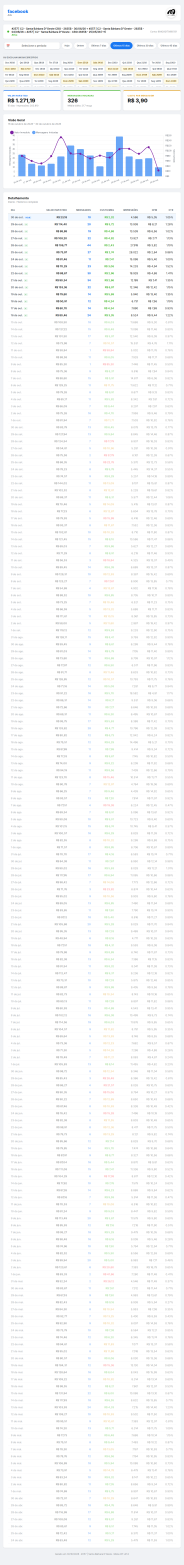
#> input picture relatorio_braga_257_santa_barbara_doeste_257.png, 920 x 7825 px, given in place of Logo Dbout.png, which was not available (shown at 1/5 size)
$ python gerar_relatorios_todos_v2.py relatorio_braga_257_santa_barbara_doeste_257.png
#> lines starting #> are read from the running program, lines starting #| are printed output that depends on the picture; after the words box and inside, x2 and y2 are one past the last pixel; in counts of white or black regions, pixels touching at a corner belong together; pictures that were not available may be replaced by others from this repository, and a replacement may not be noted
#!/usr/bin/env /Library/Frameworks/Python.framework/Versions/3.14/bin/python3
"""
gerar_relatorios_todos_v2.py
Gera/atualiza relatórios HTML + screenshots para TODOS os gestores.
Últimos 15 dias de dados. Commit + push automático ao final.

Uso:
  python3 gerar_relatorios_todos_v2.py                  # todos
  python3 gerar_relatorios_todos_v2.py --gestor braga   # só Thiago Braga
  python3 gerar_relatorios_todos_v2.py --gestor igor
  python3 gerar_relatorios_todos_v2.py --gestor milena  # Giovanni Azzi
  python3 gerar_relatorios_todos_v2.py --gestor bueno
  python3 gerar_relatorios_todos_v2.py --gestor mota
  python3 gerar_relatorios_todos_v2.py --gestor victor
  python3 gerar_relatorios_todos_v2.py --test "177 - Águas Lindas de Goiás"
"""

import os, re, sys, json, time, base64, subprocess, unicodedata
import http.server, threading, requests, socket
from datetime import date, timedelta
from pathlib import Path
from dotenv import load_dotenv

# ─── CONFIG ───────────────────────────────────────────────────────────────────
BASE_DIR  = Path(os.environ.get("PROJECT_DIR", "/Users/alexrangelalves/Downloads/Conexão mtds"))
LOGO_PATH = Path(os.environ.get("LOGO_PATH", str(BASE_DIR / "Logo Dbout.png")))
load_dotenv(dotenv_path=BASE_DIR / ".env")

META_TOKEN    = os.getenv("META_ACCESS_TOKEN")
META_BASE     = "https://graph.facebook.com/v21.0"
NOTION_TOKEN  = os.getenv("NOTION_TOKEN", "")
NOTION_DB_ID  = "115e97e8e1368028b3c1fe0a465f8b07"   # Data Base de Tudo [BACKUP]
NOTION_BASE   = "https://api.notion.com/v1"
GH_PAGES_BASE = "https://manualdotrafego.github.io/ranking-gestores-trafego"
LOCAL_PORT    = 0   # 0 = escolhe porta livre automaticamente

DAYS_BACK = 90   # janela móvel: mínimo 40 dias de histórico navegável
DEFAULT_DISPLAY = 15   # fallback (não usado quando FIXED_RANGE ativo)
# Período fixo de exibição padrão nos relatórios
FIXED_SINCE = "2026-06-06"
FIXED_UNTIL = "2026-09-03"

# ─── CONTAS POR GESTOR ────────────────────────────────────────────────────────
GESTORES_ACCOUNTS = {
    "Thiago Braga": {
        "795680591769062",   # CT02 - Braga
        "350266333900752",   # CT03 - São José do Rio Preto
        "613666203841045",   # CT05 - Braga
        "1534753857104914",  # CDC Odontologia
        "627225619698621",   # Contagem
        "684292170965131",   # Dbout Aquec 02 CA01
        "1385771249133770",  # Dbout Aquec 02 CA02
        "1492720022172340",  # Dbout Aquec 02 CA03
        "784528807407228",   # Mirassol Orthodontic CA01
        "1221130892436075",  # MOGI/SUZANO CA01
        "945748271201968",   # CA 02 - RIO CLARO
        "1191172178527886",  # São José dos Campos Vilaça
    },
    "Igor Teixeira": {
        "5648874101844136",  # CT03 - Guaramirim
        "449000287288780",   # CT02 - Unaí
        "1181454115989018",  # CT03 - Fhilipe
        "1191525622298805",  # CT05 - DBOUT 02
        "412153471621510",   # CT02 - MJOLNIR
        "391009870578696",   # AQC 00
        "1583196522529565",  # CT01 - DRACO
        "1329276834986407",  # Orthodontic Aparecida Goiânia
        "566170923166415",   # Ortomais 1.1
        "1132321672289497",  # Brasil Odontologia Rio do Sul
    },
    "Giovanni Azzi": {
        "929466455169259",   # C.A 01 MKT DBOUT - MILENA
        "1085576095862723",  # C.A 02 MKT DBOUT - MILENA
        "1092388468506879",  # C.A 03 MKT DBOUT - MILENA
        "8918374284933128",  # C.A 04 MKT DBOUT - MILENA
        "821690284057436",   # C.A 05 MKT DBOUT - MILENA
        "1256638916269263",  # C.A 06 MKT DBOUT - MILENA
    },
    "Victor Coutinho": {
        "816831793052077",   # CT01 - Victor
        "1145079426101184",  # CT02 - Victor
        "1229765484942576",  # CA 04 - EQUITY+ Victor
    },
    "Gustavo Bueno": {
        "844368963369490",   # CT09 - BM04 - Closer Brasil
        "762767474947500",   # CT 01 - Mercado da Patrícia
        "514946917180994",   # CT08 - BM04 - Closer Brasil
        "646063993729347",   # CT10 - BM04 - Closer Brasil
        "1473069363640157",  # CT 03 - Operação Sorriso
        "1512288279712118",  # CT 01 - Operação Sorriso
        "1874417206315032",  # CT12 - BM04 Closer Brasil
        "3656827834577801",  # CT14 - BM04 Closer Brasil
        "421023317498662",   # CT13 - BM04 Closer Brasil
        "969549934748192",   # CT11 - BM04 Closer Brasil
        "3143685079159710",  # 01 Cayman - BM Carazinhosorrisoperfeito (Planaltina/GO #150)
    },
    "Gustavo Motta": {
        "5278613945567179",  # CT01 - BM02 - Mota
        "388602330121239",   # CT03 - BM02 - Mota
        "140805155678128",   # CT1 - Mota
        "959827441932943",   # CT04 - Cartão Cliente Pinhais
        "782257763801898",   # CT06 - Mota
        "716772110646661",   # CT07 - Dbout Mota (Formosa #652 etc.)
    },
}

ALL_VALID_ACCOUNTS = set()
for accounts in GESTORES_ACCOUNTS.values():
    ALL_VALID_ACCOUNTS |= accounts

# ID fixes: alguns registros Notion têm dígito a menos
ID_FIX = {
    "41215347621510":  "412153471621510",
    "11915262298805":  "1191525622298805",
}

# Mapeamento gestor Notion → chave GESTORES_ACCOUNTS
GESTOR_FILTER_MAP = {
    "braga":  "Thiago Braga",
    "igor":   "Igor Teixeira",
    "milena": "Giovanni Azzi",
    "gio":    "Giovanni Azzi",
    "bueno":  "Gustavo Bueno",
    "mota":   "Gustavo Motta",
    "victor": "Victor Coutinho",
}

# ─── HELPERS ──────────────────────────────────────────────────────────────────

def norm(t: str) -> str:
    t = unicodedata.normalize("NFKD", t)
    return "".join(c for c in t if not unicodedata.combining(c)).lower()

# [4 lines left out: function slugify, not called in this run]

def load_logo_b64() -> str:
    """Carrega logo, processa em círculo 120×120 e retorna base64 PNG."""
    try:
        from PIL import Image, ImageDraw
        import io as _io
        img = Image.open(LOGO_PATH).convert("RGBA")
        w, h = img.size
#> w = 920; h = 7825
        size = min(w, h)
#> size = 920
        img = img.crop(((w - size) // 2, (h - size) // 2,
                        (w - size) // 2 + size, (h - size) // 2 + size))
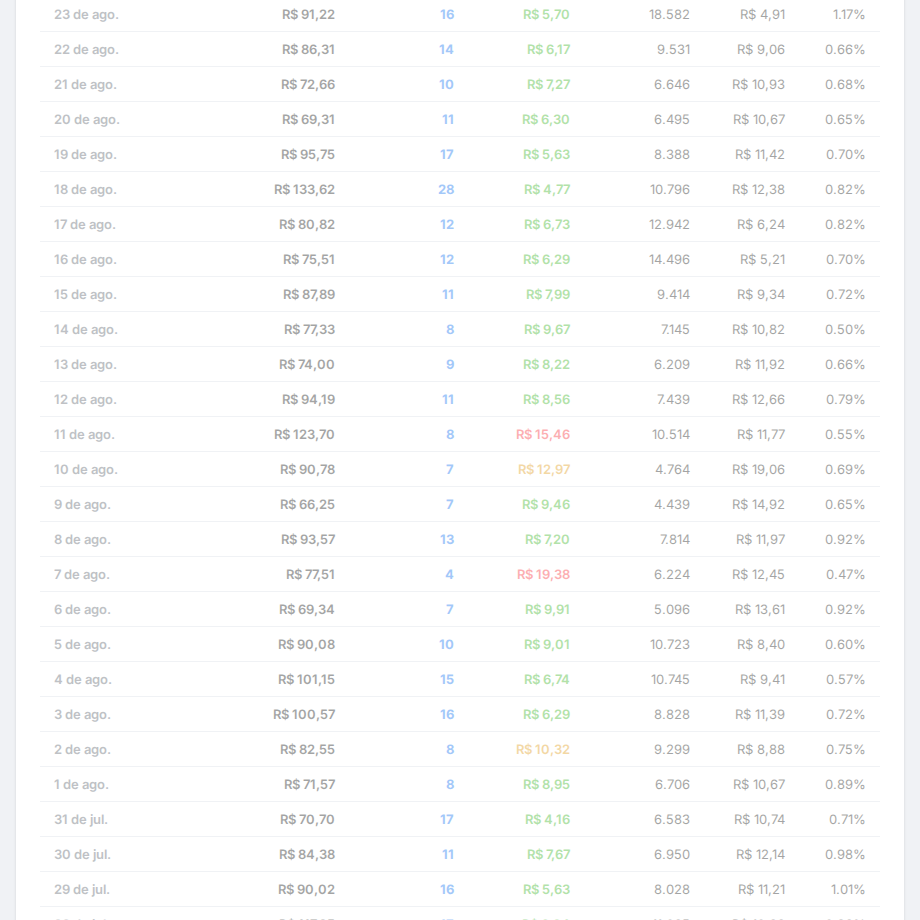
#> img: PIL image 920x920 RGBA; mean R, G, B, A 251.4, 251.8, 251.8, 255
        img = img.resize((120, 120), Image.LANCZOS)
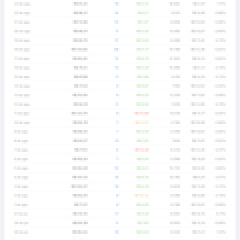
#> img: PIL image 120x120 RGBA (shown 2 times larger); mean R, G, B, A 251.2, 251.6, 251.6, 255
        mask = Image.new("L", (120, 120), 0)
#> mask: PIL image 120x120 L; every value is 0
        ImageDraw.Draw(mask).ellipse((0, 0, 119, 119), fill=255)
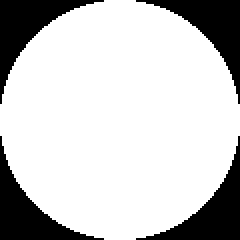
#> mask: PIL image 120x120 L (shown 2 times larger); 78.4% white; 4 black regions, box (x1, y1, x2, y2) and area: (0, 0, 52, 52) 776, (68, 0, 120, 52) 776, (0, 68, 52, 120) 776, (68, 68, 120, 120) 776
        out = Image.new("RGBA", (120, 120), (255, 255, 255, 0))
        out.paste(img, (0, 0), mask)
        buf = _io.BytesIO()
        out.save(buf, format="PNG")
        return base64.b64encode(buf.getvalue()).decode()
    except Exception:
        return ""

LOGO_B64 = load_logo_b64()

# [7 lines left out: function meta_get, not called in this run]

def notion_headers() -> dict:
    return {
        "Authorization": f"Bearer {NOTION_TOKEN}",
        "Notion-Version": "2022-06-28",
        "Content-Type":   "application/json",
    }

# ─── NOTION: BUSCAR PÁGINAS ───────────────────────────────────────────────────

def notion_get_pages(gestor_filter: str | None = None) -> list[dict]:
    """Busca todas as entradas ON do banco Notion (todos os gestores ou só 1)."""
    pages = []
    has_more = True
    start_cursor = None

    base_filter: list[dict] = [
        {"property": "Status", "status": {"equals": "ON"}},
    ]
    if gestor_filter:
        base_filter.append(
            {"property": "Gestor de Tráfego", "select": {"equals": gestor_filter}}
        )

    while has_more:
        body: dict = {
            "page_size": 100,
            "filter": {"and": base_filter},
        }
        if start_cursor:
            body["start_cursor"] = start_cursor
        r = requests.post(
            f"{NOTION_BASE}/databases/{NOTION_DB_ID}/query",
            headers=notion_headers(),
            json=body,
            timeout=30,
        )
        r.raise_for_status()
        data = r.json()
        pages.extend(data.get("results", []))
        has_more = data.get("has_more", False)
        start_cursor = data.get("next_cursor")

    return pages


# [55 lines left out: functions extract_account_id, parse_notion_page, not called in this run]

# ─── META API ─────────────────────────────────────────────────────────────────

_campaign_cache: dict[str, list[dict]] = {}

# [626 lines left out: functions fetch_campaigns_for_account, find_campaign, find_all_active_campaigns, fetch_daily_insights, load_existing_daily, accumulate_daily and 5 more, not called in this run]

# ─── SCREENSHOTS ──────────────────────────────────────────────────────────────

class QuietHandler(http.server.SimpleHTTPRequestHandler):
    def log_message(self, *args): pass

_active_port: int = 0

# [9 lines left out: function start_local_server, not called in this run]

async def take_screenshots_async(items: list[dict], port: int) -> None:
    from playwright.async_api import async_playwright
    async with async_playwright() as p:
        browser = await p.chromium.launch(headless=True)
        ctx = await browser.new_context(viewport={"width": 920, "height": 800})
        page = await ctx.new_page()
        for item in items:
            try:
                url = f"http://localhost:{port}/{item['html_filename']}"
                await page.goto(url, wait_until="networkidle", timeout=30000)
                await page.wait_for_timeout(2000)
                await page.screenshot(path=str(item["png_path"]), full_page=True)
                print(f"    📸 {item['slug']}")
            except Exception as e:
                print(f"    [ERROR] Screenshot {item['slug']}: {e}")
        await browser.close()

def take_screenshots(items: list[dict], port: int) -> None:
    import asyncio
    asyncio.run(take_screenshots_async(items, port))

# ─── GIT ─────────────────────────────────────────────────────────────────────

# [23 lines left out: function git_commit_and_push, not called in this run]

# ─── MAIN ─────────────────────────────────────────────────────────────────────

def main():
    # Parse args
    gestor_filter = None
    test_clinic   = None
    args = sys.argv[1:]
    i = 0
    while i < len(args):
        if args[i] == "--gestor" and i + 1 < len(args):
            key = args[i+1].lower()
            gestor_filter = GESTOR_FILTER_MAP.get(key, args[i+1])
            i += 2
        elif args[i] == "--test" and i + 1 < len(args):
            test_clinic = args[i+1]
            i += 2
        else:
            i += 1

    label = gestor_filter or (f"teste: {test_clinic}" if test_clinic else "TODOS os gestores")
    print("=" * 70)
    print(f"Gerando relatórios — {label}")
    print("=" * 70)

    # 1) Buscar páginas do Notion
    print("\n[1/6] Buscando páginas Notion...")
    try:
        pages = notion_get_pages(gestor_filter)
    except Exception as e:
        print(f"  [ERRO] Notion: {e}")
        return
    print(f"  → {len(pages)} páginas ON encontradas")

    # 2) Parsear e filtrar
    entries = []
    sem_conta = []
    for page in pages:
        parsed = parse_notion_page(page)
        if test_clinic and norm(test_clinic) not in norm(parsed["clinic_name"]):
            continue
        if parsed["account_id"]:
            entries.append(parsed)
        else:
            sem_conta.append(parsed)

    print(f"  → {len(entries)} com conta válida | {len(sem_conta)} sem conta")

    if not entries:
        print("  Nenhuma entrada para processar.")
        return

    # 3) Buscar campanhas (cache por conta)
    print(f"\n[2/6] Buscando campanhas...")
    account_ids = list(set(e["account_id"] for e in entries))
    for acct in account_ids:
        print(f"  Conta {acct}...", end=" ", flush=True)
        camps = fetch_campaigns_for_account(acct)
        print(f"{len(camps)} campanhas")
        time.sleep(0.2)

    # 4) Insights diários — período fixo 15/04 → 01/05
    today = date.today()
    since = FIXED_SINCE
    until = FIXED_UNTIL
    print(f"\n[3/6] Insights diários ({since} → {until})...")

    resultados = []
    sem_campanha = []
    com_erro = []

    for entry in entries:
        acct  = entry["account_id"]
        clinic = entry["clinic_name"]
        hint   = entry["campaign_hint"]
        print(f"\n  [{clinic}]")

        campaigns = _campaign_cache.get(acct, [])

        # Busca múltiplas campanhas ativas se necessário
        matching_camps = find_all_active_campaigns(campaigns, clinic, hint)
        if not matching_camps:
            print(f"    ⚠ Campanha não encontrada")
            sem_campanha.append(entry)
            continue

        camp_labels = ", ".join(f"{c['name'][:40]} ({c.get('effective_status','')})" for c in matching_camps[:2])
        print(f"    → {len(matching_camps)} campanha(s): {camp_labels}")

        # Busca insights de todas as campanhas
        all_daily = []
        for camp in matching_camps:
            d = fetch_daily_insights(camp["id"], since, until)
            if d:
                all_daily.append(d)

        daily = merge_daily(all_daily) if all_daily else []
        if not daily:
            print(f"    ⚠ Sem dados de insights (relatório com dados zerados)")

        slug          = slugify(clinic)
        html_filename = f"relatorio_{slug}.html"
        png_filename  = f"relatorio_{slug}.png"
        html_path     = BASE_DIR / html_filename
        png_path      = BASE_DIR / png_filename

        html_content = generate_html(clinic, matching_camps, acct, daily, since, until)
        try:
            html_path.write_text(html_content, encoding="utf-8")
            print(f"    → HTML: {html_filename}")
        except Exception as e:
            print(f"    [ERROR] Escrever HTML: {e}")
            com_erro.append(entry)
            continue

        resultados.append({
            "entry": entry,
            "campaigns": matching_camps,
            "slug": slug,
            "html_filename": html_filename,
            "png_filename": png_filename,
            "html_path": html_path,
            "png_path": png_path,
        })

    # 5) Screenshots
    if resultados:
        print(f"\n[4/6] Screenshots ({len(resultados)} clínicas)...")
        port = start_local_server(str(BASE_DIR), LOCAL_PORT)
        print(f"  → Servidor local na porta {port}")
        time.sleep(1)
        screenshot_items = [
            {"slug": r["slug"], "html_filename": r["html_filename"], "png_path": r["png_path"]}
            for r in resultados
        ]
        take_screenshots(screenshot_items, port)

    # 6) Git commit + push
    print("\n[5/6] Git commit + push...")
    all_files = []
    for r in resultados:
        all_files.append(r["html_path"])
        if r["png_path"].exists():
            all_files.append(r["png_path"])
    if all_files:
        gestores_set = set(r["entry"]["gestor"] for r in resultados)
        gestores_str = ", ".join(sorted(gestores_set)) or "todos"
        msg = f"Relatórios {gestores_str} — {len(resultados)} clínicas — {today.isoformat()}"
        git_commit_and_push(all_files, msg)

    # 7) Atualizar Notion
    print("\n[6/6] Atualizando Notion...")
    for r in resultados:
        entry = r["entry"]
        slug  = r["slug"]
        html_url = f"{GH_PAGES_BASE}/{r['html_filename']}"
        png_url  = f"{GH_PAGES_BASE}/{r['png_filename']}"

        print(f"  [{entry['clinic_name']}]")
        ok1 = notion_update_relatorio_novo(entry["page_id"], html_url)
        if ok1:
            print(f"    → Relatório Novo: {html_url}")
        time.sleep(0.3)

        ok2 = notion_update_preview_image(entry["page_id"], png_url)
        if ok2:
            print(f"    → Preview imagem atualizada")
        time.sleep(0.3)

    # Relatório final
    print("\n" + "=" * 70)
    print("RESULTADO FINAL")
    print("=" * 70)
    print(f"✅ Sucesso:        {len(resultados)}")
    print(f"⚠  Sem campanha:  {len(sem_campanha)}")
    print(f"⚠  Sem conta:     {len(sem_conta)}")
    print(f"❌ Com erro:       {len(com_erro)}")

    if sem_campanha:
        print("\n⚠  Sem campanha:")
        for e in sem_campanha:
            print(f"   - {e['clinic_name']} (conta: {e['account_id']})")

    if sem_conta:
        print("\n⚠  Sem conta:")
        for e in sem_conta:
            print(f"   - {e['clinic_name']} (C.A: '{e['ca_field']}')")

    print()


if __name__ == "__main__":
    main()
#> (the call stopped at in notion_get_pages, `r = requests.post( f"{NOTION_BASE}/databases/{NOTION_DB_ID}/query", he..`: requests is not available in this run)
